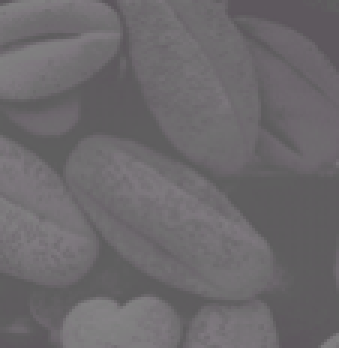
#> input picture Lab2-std/imgs/Picture2.png, 113 x 116 px (shown 3 times larger)
$ jupyter execute lab2-std.ipynb   (shell and % lines are left out)
#> lines starting #> are read from the running program, lines starting #| are printed output that depends on the picture
### Lab2-std/commonfunctions.py


import skimage.io as io
import matplotlib.pyplot as plt
import numpy as np
from skimage.exposure import histogram
from matplotlib.pyplot import bar
from skimage.color import rgb2gray,rgb2hsv

# Convolution:
from scipy.signal import convolve2d
from scipy import fftpack
import math

from skimage.util import random_noise
from skimage.filters import median
from skimage.feature import canny

from mpl_toolkits.mplot3d import Axes3D  # noqa: F401 unused import

import matplotlib.pyplot as plt
from matplotlib import cm
from matplotlib.ticker import LinearLocator, FormatStrFormatter
import numpy as np

# Edges
from skimage.filters import sobel_h, sobel, sobel_v,roberts, prewitt

# Show the figures / plots inside the notebook
def show_images(images,titles=None):
    #This function is used to show image(s) with titles by sending an array of images and an array of associated titles.
    # images[0] will be drawn with the title titles[0] if exists
    # You aren't required to understand this function, use it as-is.
    n_ims = len(images)
    if titles is None: titles = ['(%d)' % i for i in range(1,n_ims + 1)]
    fig = plt.figure()
    n = 1
    for image,title in zip(images,titles):
        a = fig.add_subplot(1,n_ims,n)
        if image.ndim == 2:
            plt.gray()
        plt.imshow(image)
        a.set_title(title)
        plt.axis('off')
        n += 1
    fig.set_size_inches(np.array(fig.get_size_inches()) * n_ims)
    plt.show()


# [43 lines left out: functions show_3d_image, show_3d_image_filtering_in_freq, showHist, not called in this run]

### Lab2-std/lab2-std.ipynb
# Lab 2: Convolution & Discrete Fourier Transform

[cell 1]
import commonfunctions as cf # this a custom module found the commonfunctions.py
import skimage.io as io
import matplotlib.pyplot as plt
import numpy as np
from skimage.color import rgb2gray,rgba2rgb
from scipy import fftpack
from scipy.signal import convolve2d
from skimage.util import random_noise
from skimage.exposure import rescale_intensity

# Show the matlpotlib figures inside the notebook

##### Helper functions:
cf.show_images(images, titles=None)
<br>
Given a list of images and -(optionally)- a list of titles, it plots them using matplotlib with their respective titles

### Part 1
#### Understanding the Concept of Inverse DFT

In this part, we will construct matrices in the frequency domain and see how they look in the 2D space domain

[cell 2]
# This function maps matrices from frequency to space then plots them
def plot_image_from_freq(freq_domain_mat):
    inverse_fft_mat = fftpack.ifft2(freq_domain_mat) # Inverse FFT is a fast version of inverse DFT
    # Due to approximations, the returned matrix contains complex numbers
    # So, we get the magnitude to be able to plot the image
    image = np.abs(inverse_fft_mat)
    cf.show_images([image], titles=['Image in Space Domain'])

[cell 3]
# We will first try to construct a matrix in the frequency domain that makes a vertically moving ripple in the space domain

freq_domain_mat = np.zeros([21,21])
freq_domain_mat[9, 10] = 1 # The choice of the value '1' is arbitrary
freq_domain_mat[11, 10] = 1
plot_image_from_freq(freq_domain_mat)

[cell 4]
# TODO: construct a matrix in the frequency domain that makes a HORIZONTALLY moving ripple in the space domain

freq_domain_mat = np.zeros([21,21])
freq_domain_mat[9, 10] = 1
freq_domain_mat[9,12 ] = 1
plot_image_from_freq(freq_domain_mat)

[cell 5]
# Now a ripple moving diagonally
freq_domain_mat = np.zeros([21,21])
freq_domain_mat[9, 9] = 1
freq_domain_mat[11, 11] = 1
plot_image_from_freq(freq_domain_mat)

We recommend you try to construct different matrices like the previous ones and see if their space domain representation is what you expect

### Part 2
#### Understanding Image Filtering in the Frequency Domain

In this part, we will try to alter an image by multiplying it by a filter in the frequency domain.

[cell 6]
# This function applies a filter to an image in the frequency domain
# and plots multiple images describing the process
def apply_filter_in_freq(img, f):
    img_in_freq = fftpack.fft2(img)

    # we supply the img shape here to make both the filter and img have the same shape to be able to multiply
    filter_in_freq = fftpack.fft2(f, img.shape)
    filtered_img_in_freq = np.multiply(img_in_freq, filter_in_freq)
    filtered_img = fftpack.ifft2(filtered_img_in_freq)

    cf.show_images([img,
                fftpack.fftshift(np.log(np.abs(img_in_freq)+1)), # log for better intensity scale,
                                                                 # shift to make zero freq at center
                fftpack.fftshift(np.log(np.abs(filter_in_freq)+1)),
                fftpack.fftshift(np.log(np.abs(filtered_img_in_freq)+1)),
                np.abs(filtered_img)
                ], ['Image', 'Image in Freq. Domain', 'Filter in Freq. Domain', 'Filtered Image in Freq. Domain', 'Filtered Image'])

[cell 7]
# Let's try some filters on a sample image

img = rgb2gray(rgba2rgb(io.imread('imgs/Picture2.png')))
#> img: shape (116, 113) float64; min 0.344, max 0.513, mean 0.415

# This is a low pass filter (more on that in the upcoming lectures)
f=np.array([
    [1,2,1],
    [2,4,2],
    [1,2,1]
])

apply_filter_in_freq(img, f)
#> in show_images (call 4), `n_ims = len(images)`: n_ims = 5
#> the loop in show_images (call 4), `for image,title in zip(images,titles):` made 5 passes
#> title on passes 1 to 5: 'Image', 'Image in Freq. Domain', 'Filter in Freq. Domain', 'Filtered Image in Freq. Domain', 'Filtered Image'
#> after the loop in show_images (call 4), `for image,title in zip(images,titles):`: n = 6
#> in show_images (call 4), `plt.show()`:
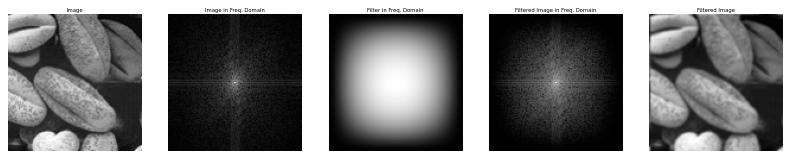
#> figure drawn by matplotlib, 5 panels

[cell 8]
# This is a high pass filter (more on that in the upcoming lectures)
f=np.array([
    [ 0,-1, 0],
    [-1, 4,-1],
    [ 0,-1, 0]
])

apply_filter_in_freq(img, f)
#> the loop in show_images (call 5), `for image,title in zip(images,titles):` made 5 passes
#> in show_images (call 5), `plt.show()`:
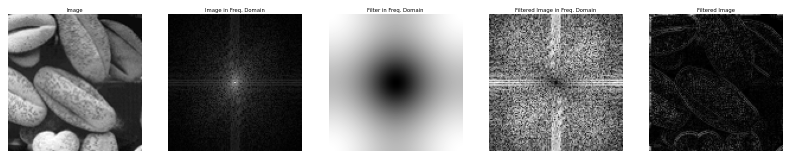
#> figure drawn by matplotlib, 5 panels

#### TODO
What happened to the filtered images in the two previous examples and why?

### Part 3
#### Understanding Image Filtering in the Space Domain Through Convolution

In this part, you are required to convolve a couple of filters on imgs/bird.jpg which are shown in the next figure.

</img>

#### Functions you might need:
-> convolve2d(img, f), for documentation: <br>

Visit this link (https://docs.scipy.org/doc/scipy/reference/generated/scipy.signal.convolve2d.html)
<br>
Or
<br>
Press shift+tab after writing 'convolve2d' in a code cell

-> random_noise(img, mode) (https://scikit-image.org/docs/dev/api/skimage.util.html#skimage.util.random_noise)

[cell 9]
# TODO: Read an image and convert it to grayscale
img = rgb2gray(io.imread("imgs/bird.jpg"))
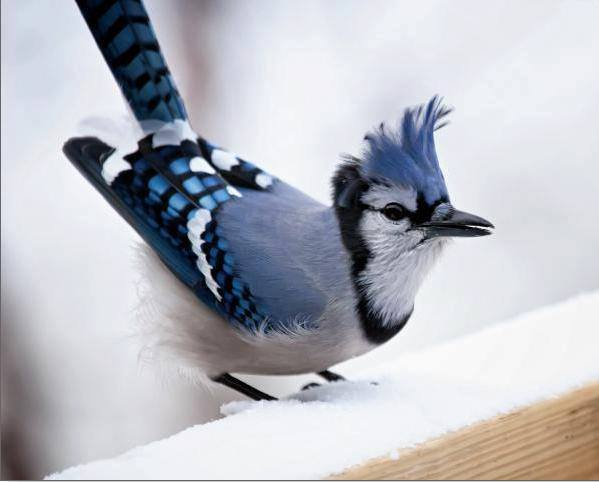
#> input picture Lab2-std/imgs/bird.jpg, 599 x 482 px
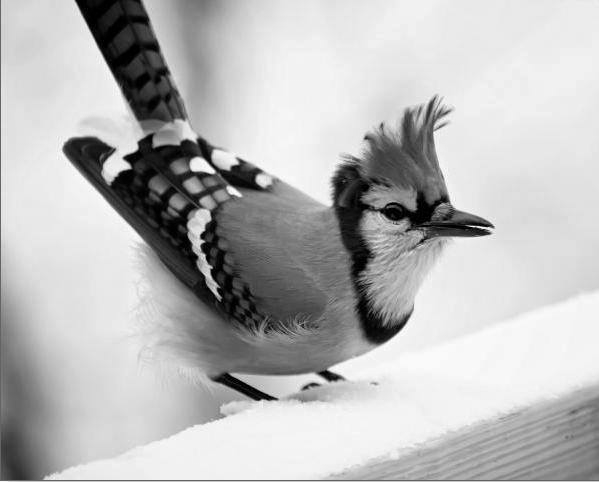
#> img: shape (482, 599) float64; min 0, max 0.999, mean 0.729

# TODO: Apply noise to the image and save it in another variable
noisy_img = random_noise(img,mode='s&p',amount=0.2)
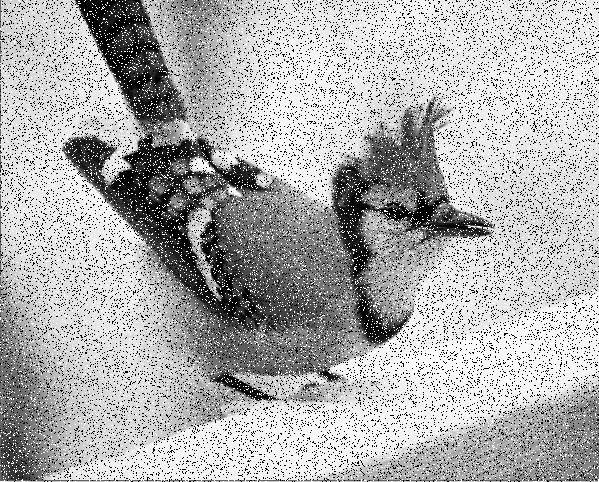
#> noisy_img: shape (482, 599) float64; min 0, max 1, mean 0.683

# TODO: Construct the required filters (hint: you can do it as we did in the previous part)
f1 = 1/9 * np.array([
    [ 1, 1, 1],
    [ 1, 1, 1],
    [ 1, 1, 1]
])

f2 = np.array([
    [ 1,  1, 1],
    [ 1, -8, 1],
    [ 1,  1, 1]
])

f3 = np.array([
    [  1,   1,  1],
    [  0,   0,  0],
    [ -1,  -1, -1]
])

f4 = np.copy(f3).T

# TODO: Convolve the noisy image with f1 and the rest of the filters with the original image
img_f1 = convolve2d(noisy_img,f1)
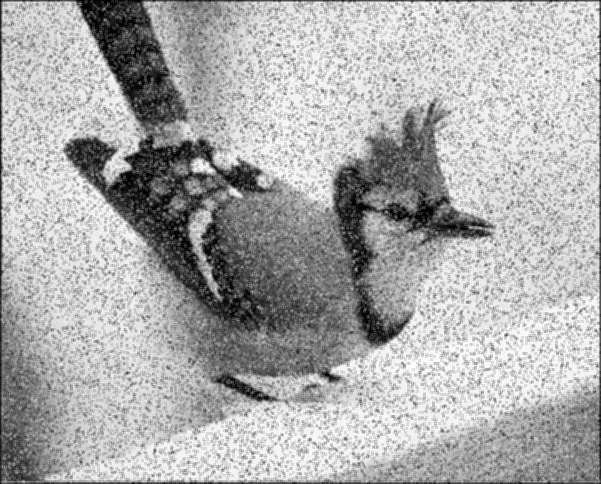
#> img_f1: shape (484, 601) float64; min 0.000278, max 0.991, mean 0.678
img_f2 = convolve2d(img,f2)
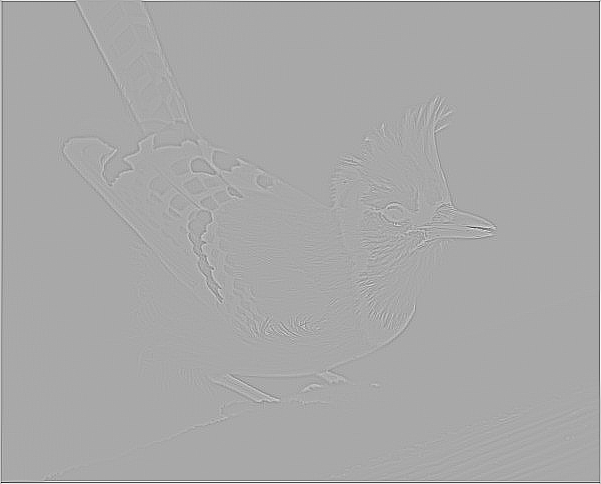
#> img_f2: shape (484, 601) float64; min -5.94, max 3.04, mean -1.18e-17; drawn with min black and max white
img_f3 = convolve2d(img,f3)
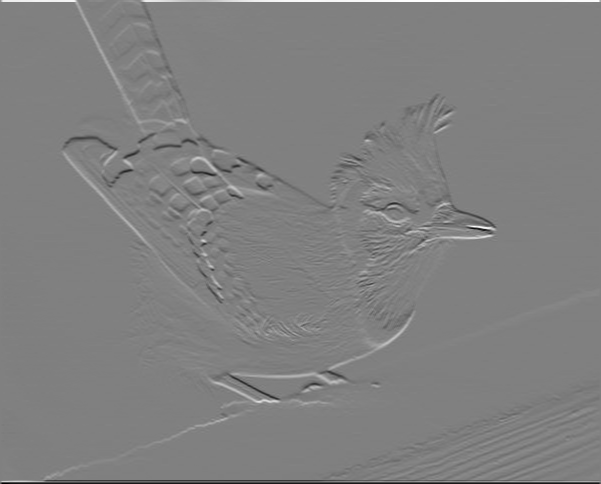
#> img_f3: shape (484, 601) float64; min -2.88, max 2.84, mean 6.25e-18; drawn with min black and max white
img_f4 = convolve2d(img,f4)
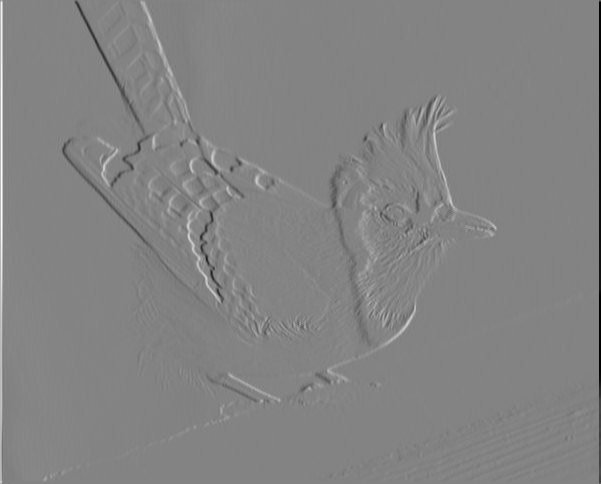
#> img_f4: shape (484, 601) float64; min -2.91, max 2.73, mean 2.38e-19; drawn with min black and max white


# # Show the images
cf.show_images([rescale_intensity(x, in_range=(0.0,1.0), out_range=(0, 255)) for x in [img,noisy_img, img_f1,img_f2,img_f3,img_f4]],['Original','Noisy Image', 'Filtered 1','Filtered 2','Filtered 3','Filtered 4'])
#> the loop in show_images (call 6), `for image,title in zip(images,titles):` made 6 passes
#> title on passes 1 to 6: 'Original', 'Noisy Image', 'Filtered 1', 'Filtered 2', 'Filtered 3', 'Filtered 4'
#> after the loop in show_images (call 6), `for image,title in zip(images,titles):`: n = 7
#> in show_images (call 6), `plt.show()`:
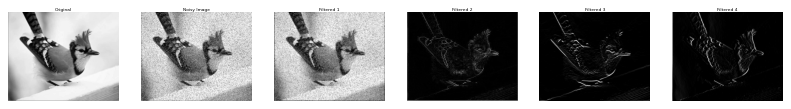
#> figure drawn by matplotlib, 6 panels

[cell 10]
f_smooth_gaussian1 = 1/18 * np.array([
    [1,1,4],
    [1,7,1],
    [1,1,1]
])
f_smooth_gaussian2 = 1/16 * np.array([
    [1,2,1],
    [2,4,2],
    [1,2,1]
])
img_gaussian1 = convolve2d(noisy_img,f_smooth_gaussian1)
img_gaussian2 = convolve2d(noisy_img,f_smooth_gaussian2)
plt.subplot(2,2,1)
plt.imshow(noisy_img)
plt.title("Noisy Image")
plt.subplot(2,2,2)
plt.imshow(img_gaussian1)
plt.title("First Gaussian Filter Image")
plt.subplot(2,2,3)
plt.imshow(img_gaussian2)
plt.title("Second Gaussian Filter Image")
plt.show()
